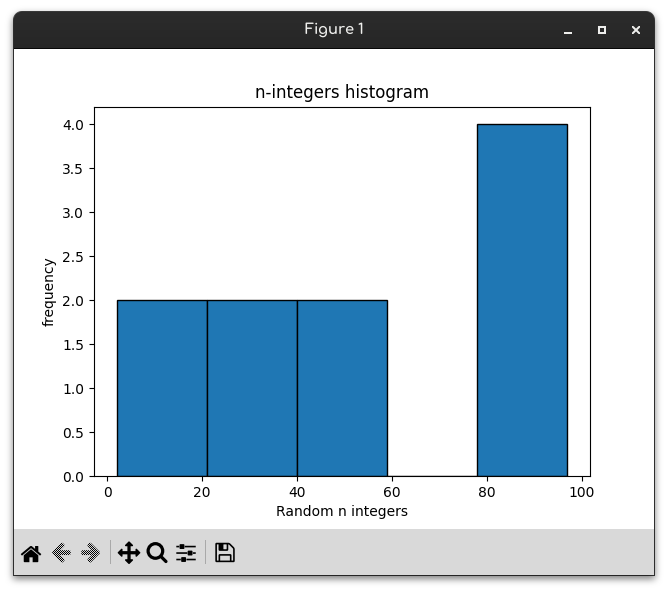

Generate this figure with Python:
import numpy as np
import matplotlib.pyplot as plt

# array of random 10 integer range [1, 100]
integers = np.random.randint(1, 100, size=10)

# creating a histogram
plt.hist(integers, bins=5, edgecolor="black")

# adding label to the histogram
plt.xlabel("Random n integers")
plt.ylabel("frequency")
plt.title("n-integers histogram")

# show plot
plt.show()
